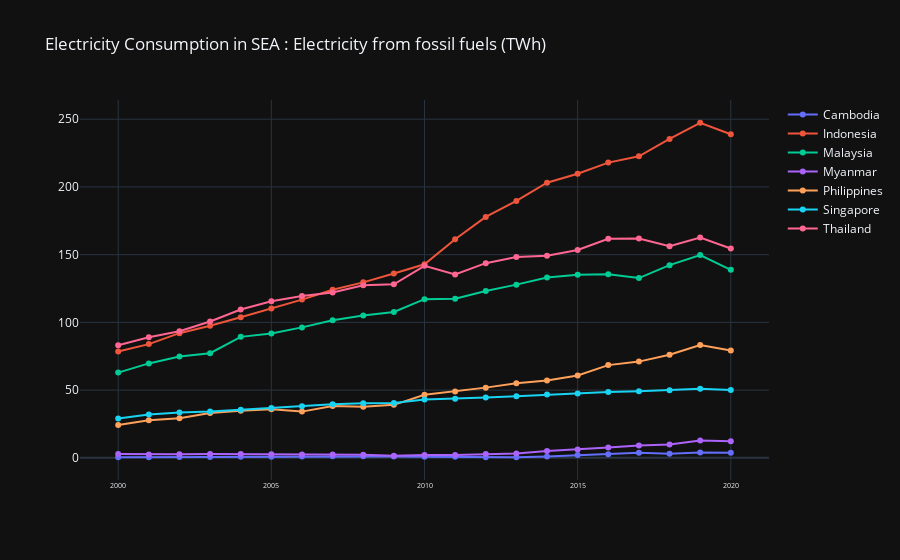

Notebook cell for this chart:
### Code cell
draw_graph(sea,'Electricity from fossil fuels (TWh)',electricity_sea_country_sum)
